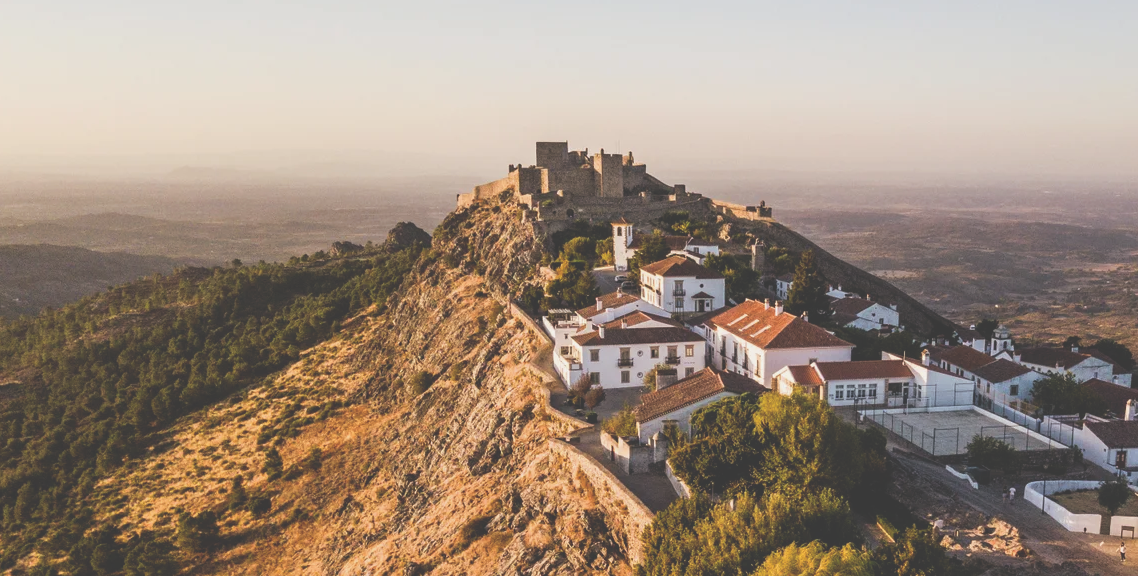
#> input picture Parte06/images/marvao/1.png, 1138 x 576 px, found by its file name
$ python main.py
#> lines starting #> are read from the running program, lines starting #| are printed output that depends on the picture
#!/usr/bin/env python3
# shebang line for linux / mac

from copy import deepcopy
import glob
from random import randint
import cv2  # import the opencv library
import numpy as np
import argparse


def main():

    # ------------------------------------
    # Setu pargparse
    # ------------------------------------
    parser = argparse.ArgumentParser(
        prog='Traffic car couter',
        description='Counts cars',
        epilog='This is finished')

    parser.add_argument('-qi', '--query_image', type=str, default='/home/ville/Documents/savi_25-26_student/Parte04/images/santorini/1.png')
    parser.add_argument('-ti', '--target_image', type=str, default='/home/ville/Documents/savi_25-26_student/Parte04/images/santorini/1.png')

    args = vars(parser.parse_args())
    print(args)

    # ----------------------------------
    # Load the query and target images
    # ----------------------------------
    q_image = cv2.imread(args['query_image'])
#> q_image is the input picture: shape (576, 1138, 3); mean B, G, R 124.3, 138.9, 156
    q_gray_image = cv2.cvtColor(q_image, cv2.COLOR_BGR2GRAY)  # type: ignore
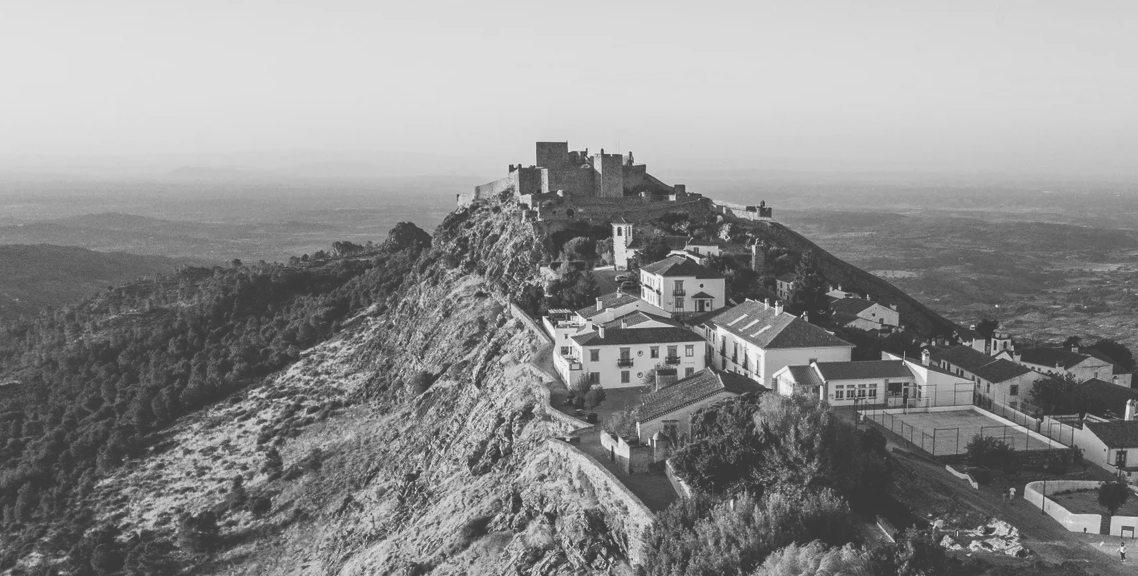
#> q_gray_image: shape (576, 1138); min 57, max 242, mean 142.3

    t_image = cv2.imread(args['target_image'])
    t_gray_image = cv2.cvtColor(t_image, cv2.COLOR_BGR2GRAY)  # type: ignore

    # ----------------------------------
    # Compute sift keypoints and descriptors
    # ----------------------------------
    sift = cv2.SIFT_create(nfeatures=500)  # create an object for the sift
    q_key_points, q_descriptors = sift.detectAndCompute(q_gray_image, None)
#> q_key_points = 500 keypoints; strongest (x, y, size): (747, 299, 1.8), (776, 303, 1.8), (672, 198, 4.4), (602, 150, 2.1)
    t_key_points, t_descriptors = sift.detectAndCompute(t_gray_image, None)
#> t_key_points has the same summary as q_key_points

    # Drawing the keypoints on the query image
    q_image_gui = deepcopy(q_image)
    for key_point in q_key_points:  # iterate all keypoints
        x = int(key_point.pt[0])
        y = int(key_point.pt[1])

        color = (randint(0, 255), randint(0, 255), randint(0, 255))
        radius = 30
        cv2.circle(q_image_gui, (x, y), radius, color, 3)  # type: ignore
#> this loop made 500 passes
#> (key_point, x, y, color) on passes 1 to 3: (keypoint at (729, 324.4), size 2.1, 728, 324, (197, 215, 20)), (keypoint at (487.6, 333.9), size 2, 487, 333, (132, 248, 207)), (keypoint at (488.7, 340.3), size 2.3, 488, 340, (155, 244, 183))
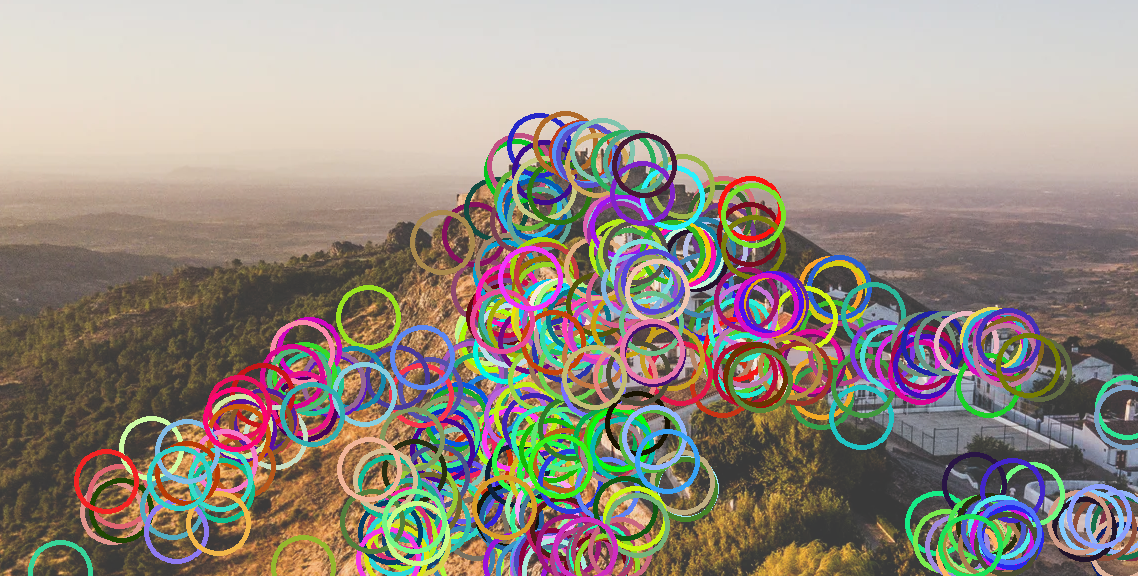
#> q_image_gui: shape (576, 1138, 3); mean B, G, R 132.6, 142.7, 152.7

    # Drawing the keypoints on the target image
    t_image_gui = deepcopy(t_image)
    for key_point in t_key_points:  # iterate all keypoints
        x = int(key_point.pt[0])
        y = int(key_point.pt[1])

        color = (randint(0, 255), randint(0, 255), randint(0, 255))
        radius = 30
        cv2.circle(t_image_gui, (x, y), radius, color, 3)  # type: ignore
#> this loop made 500 passes
#> (key_point, x, y, color) on passes 1 to 3: (keypoint at (729, 324.4), size 2.1, 728, 324, (74, 118, 147)), (keypoint at (487.6, 333.9), size 2, 487, 333, (102, 246, 183)), (keypoint at (488.7, 340.3), size 2.3, 488, 340, (144, 196, 66))
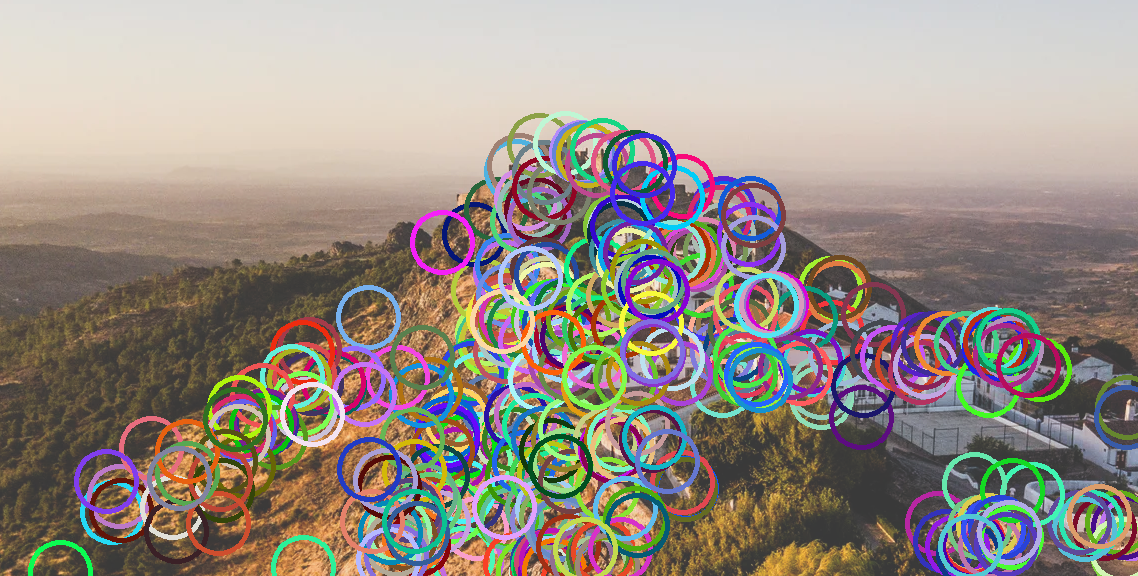
#> t_image_gui: shape (576, 1138, 3); mean B, G, R 134.8, 142.8, 152.8

    # gui_image = cv2.drawKeypoints(gray_image, key_points, image)

    win_name = 'query image'
    cv2.namedWindow(win_name, cv2.WINDOW_NORMAL)
    cv2.imshow(win_name, q_image_gui)  # type: ignore

    win_name = 'target image'
    cv2.namedWindow(win_name, cv2.WINDOW_NORMAL)
    cv2.imshow(win_name, t_image_gui)  # type: ignore

    cv2.waitKey(0)

    # ------------------------------------
    # Open the video file
    # -------------------------------------


if __name__ == '__main__':
    main()

$ run again, with Parte06/images/marvao/2.png copied over Parte06/images/marvao/1.png
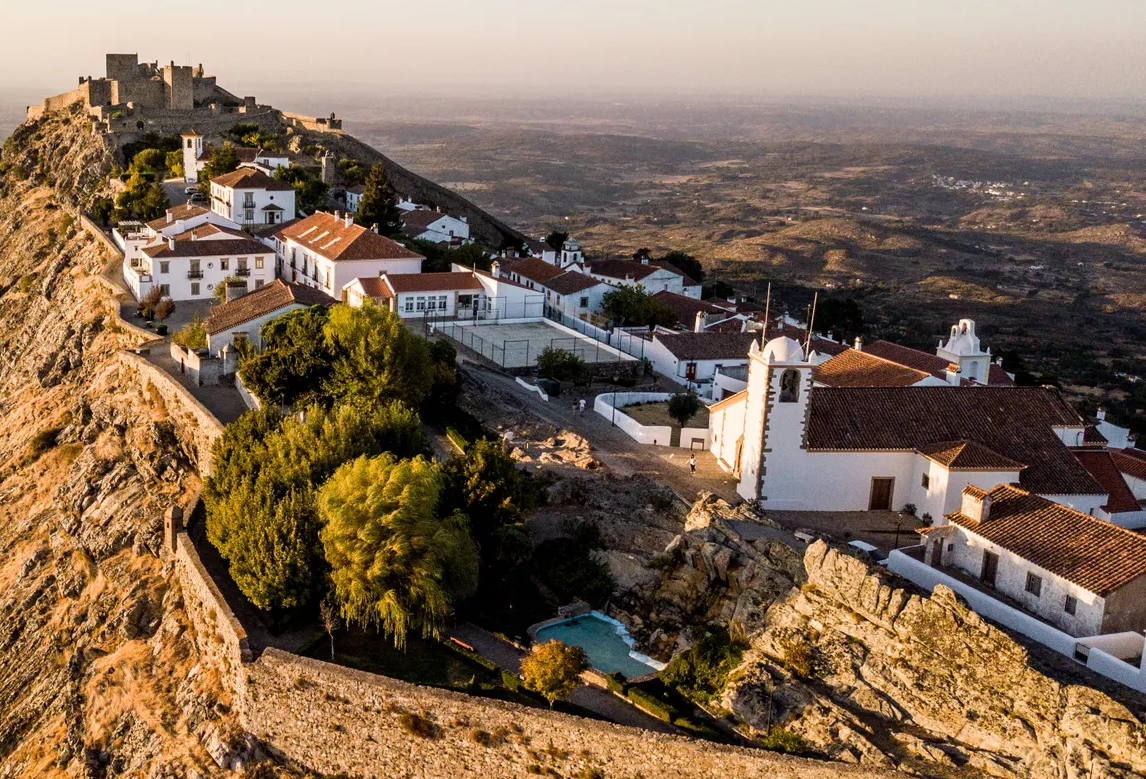
#> input picture Parte06/images/marvao/2.png, 1146 x 779 px, found by its file name
#> in main, q_image is the input picture: shape (779, 1146, 3); mean B, G, R 83, 104.3, 126.1
#> q_key_points = 500 keypoints; strongest (x, y, size): (271, 198, 2.3), (857, 339, 2.6), (317, 211, 2), (655, 441, 1.9)
#> t_key_points has the same summary as q_key_points
#> the loop in main, `for key_point in q_key_points:` made 500 passes
#> (key_point, x, y, color) on passes 1 to 3: (keypoint at (697.6, 319.4), size 3.3, 697, 319, (197, 215, 20)), (keypoint at (564.8, 260.5), size 2, 564, 260, (132, 248, 207)), (keypoint at (223.6, 266.3), size 5, 223, 266, (155, 244, 183))
#> after the loop in main, `for key_point in q_key_points:`:
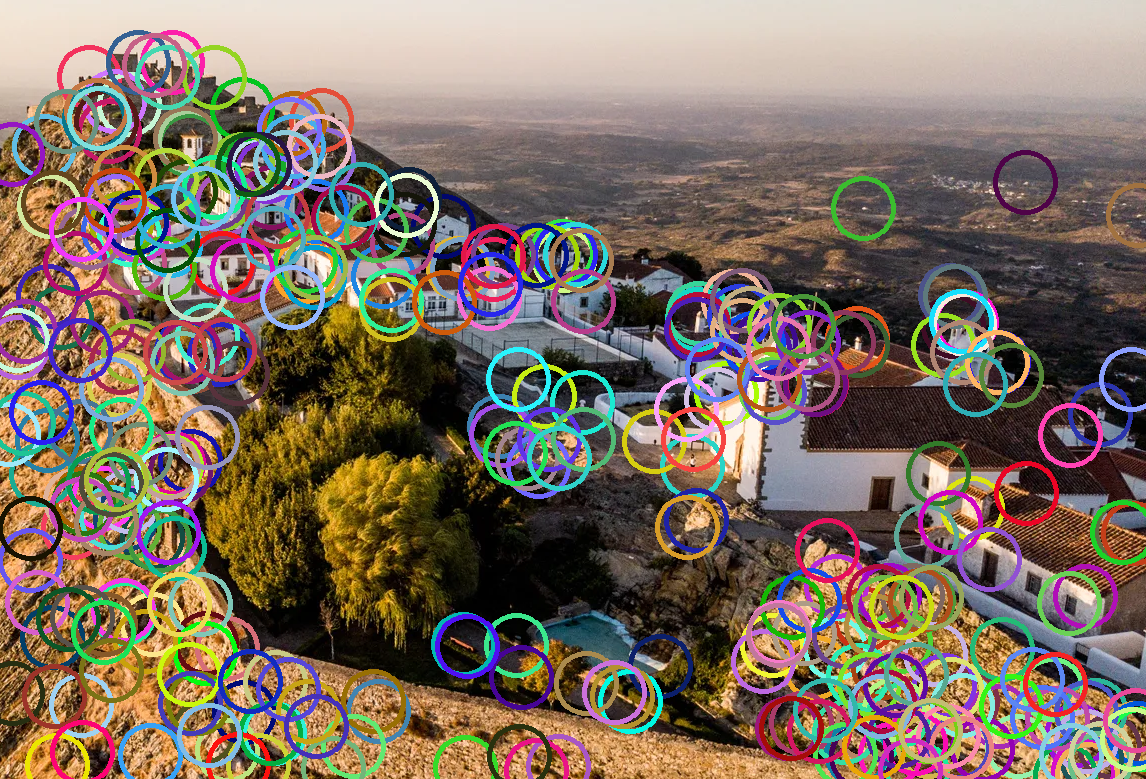
#> q_image_gui: shape (779, 1146, 3); mean B, G, R 97.7, 110.5, 125.7
#> the loop in main, `for key_point in t_key_points:` made 500 passes
#> (key_point, x, y, color) on passes 1 to 3: (keypoint at (697.6, 319.4), size 3.3, 697, 319, (74, 118, 147)), (keypoint at (564.8, 260.5), size 2, 564, 260, (102, 246, 183)), (keypoint at (223.6, 266.3), size 5, 223, 266, (144, 196, 66))
#> after the loop in main, `for key_point in t_key_points:`:
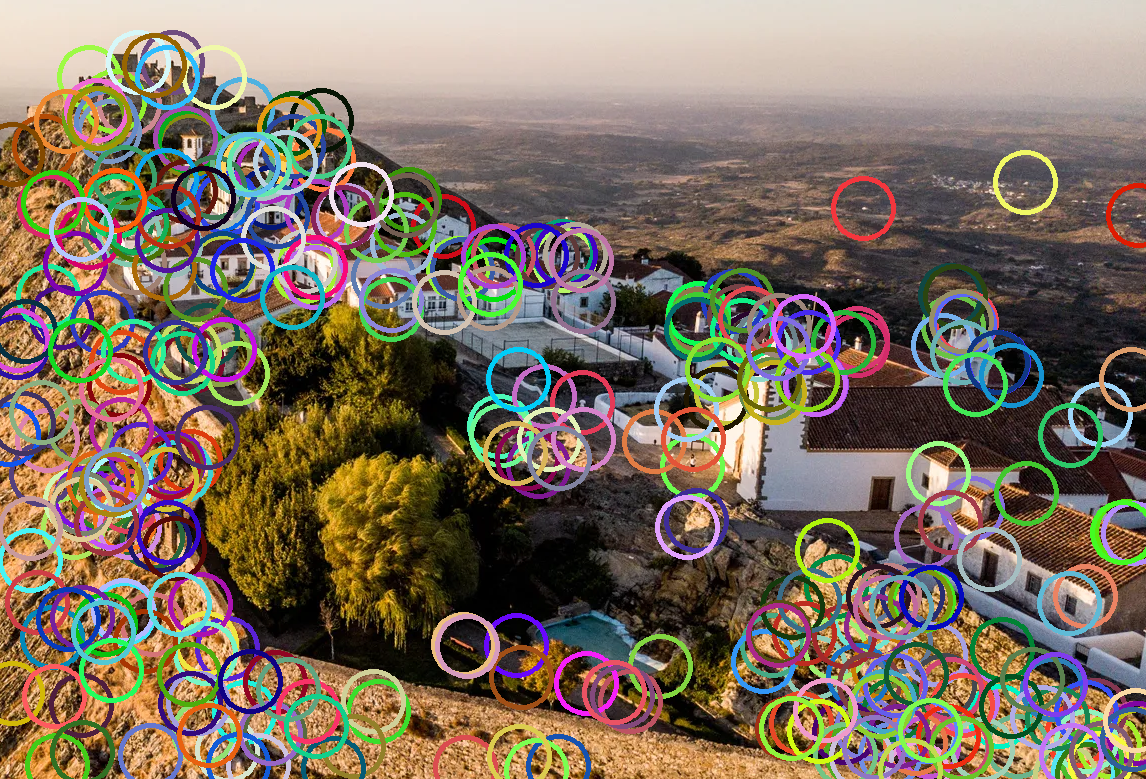
#> t_image_gui: shape (779, 1146, 3); mean B, G, R 96.3, 111.7, 125.5
